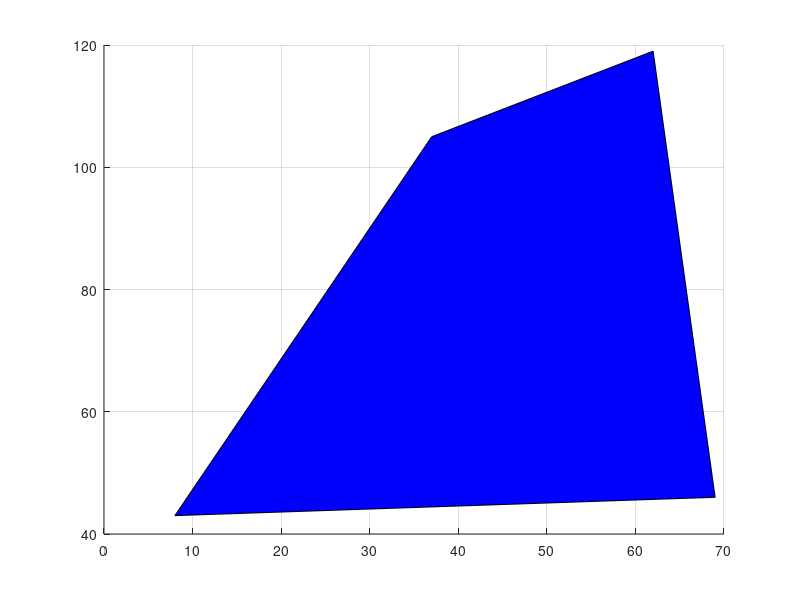

This chart was generated by the following MATLAB code: (Note: this script raises an error after producing the figure.)
function Display500
X = [8,37,37,60,62,51,51,51,50,69,78,115,119,90,102,109,101,108,73,108,79,119,103,32,16,76,16,16,84,88,0,24,5,16,46,12,10,1,27,37,16,76,84,15,15,15,14,14,14,14,85,76,76,16,14,12,16,75,16,14,47,74,74,47,74,76,74,76,74,15]
Y = [43,105,50,55,119,70,70,70,83,46,81,118,87,108,48,101,72,98,100,98,1,3,19,72,88,30,72,72,28,27,77,29,119,10,24,63,24,96,18,33,70,30,29,105,105,104,104,67,67,67,30,31,30,105,67,62,105,30,105,67,81,37,37,81,37,31,37,31,37,105]
c=zeros(70, 3)
for j=1:10,
    c(j, 1) = 0;
    c(j, 2) = 0;
    c(j, 3) = 1;
end
for j=11:20,
   c(j, 1) = 1;
  c(j, 2) = 0;
    c(j, 3) = 0;
end
for j=21:30,
    c(j, 1) = 0;
    c(j, 2) = 1;
    c(j, 3) = 0;
end
for j=31:40,
    c(j, 1) = 0;
    c(j, 2) = 0;
    c(j, 3) = 0;
end
for j=41:70,
    c(j, 1) = 1;
    c(j, 2) = 0;
    c(j, 3) = 1;
end
pointX0 = [8.0,69.0,62.0,37.0]
pointY0 = [43.0,46.0,119.0,105.0]
pointX1 = [102.0,119.0,115.0,90.0,73.0,78.0]
pointY1 = [48.0,87.0,118.0,108.0,100.0,81.0]
pointX2 = [79.0,119.0,103.0,16.0,16.0]
pointY2 = [1.0,3.0,19.0,88.0,72.0]
pointX3 = [16.0,46.0,5.0,1.0,0.0,10.0]
pointY3 = [10.0,24.0,119.0,96.0,77.0,24.0]
figure
grid on
hold on
fill( pointX0, pointY0, 'b')
alpha(0.3)
hold on
fill(pointX1, pointY1, 'r')
alpha(0.3)
hold on
fill(pointX2, pointY2, 'g')
alpha(0.3)
hold on
fill(pointX3, pointY3, 'black')
alpha(0.3)
h = scatter(X,Y, 70, c);
end
